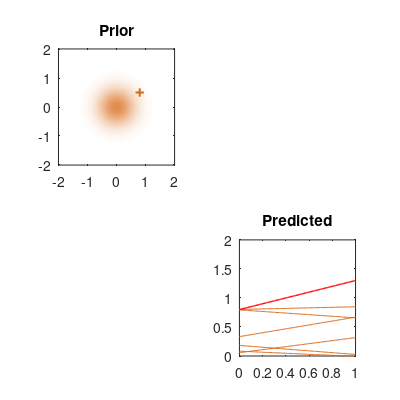
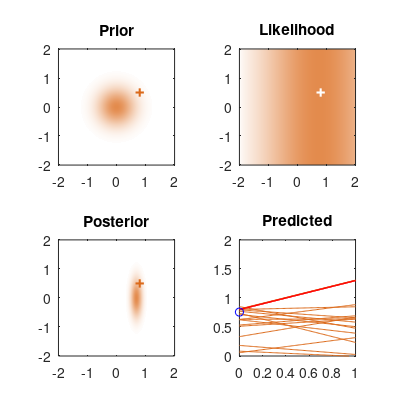
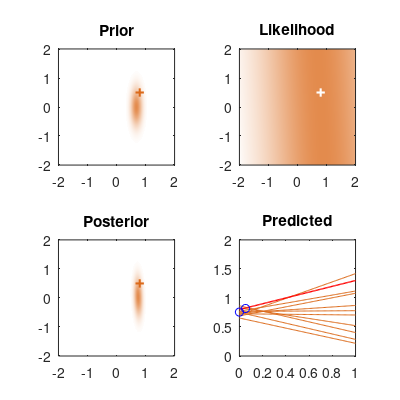
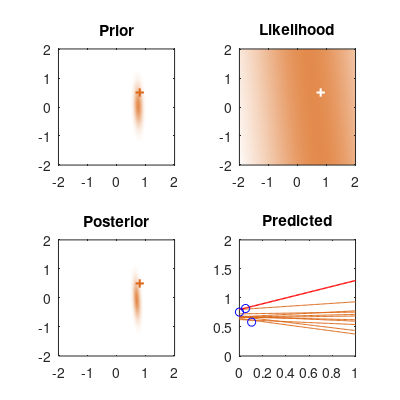

These figures' MATLAB source, in order:
clear; close all;
mkdir([mfilename,'/']);
%% figure colors
% the standard gauss plot, using the nonlinear dataset
% Philipp Hennig, 11 Dec 2012
dgr = [239,125,45]/255-20/255; % color [0,125,122]
dre = [119,154,171]/255-50/255; % color [130,0,0]
lightdgr = [1,1,1] - 0.5 * ([1,1,1] - dgr);
lightdre = [1,1,1] - 0.5 * ([1,1,1] - dre);
dgr2white = bsxfun(@minus,[1,1,1],bsxfun(@times,(linspace(0,.6,2024)').^0.5,[1,1,1]-dgr));
dre2white = bsxfun(@minus,[1,1,1],bsxfun(@times,(linspace(0,.6,2024)').^0.5,[1,1,1]-dre));

%% dataset
ns = 20; 
x = linspace(0,1,ns)';
%y = @(x) sin(2*pi*x);
w2 = 0.5; w1 = 0.8;
y = @(x) w2*x + w1;
e = .2*randn(size(x));
t = y(x) + e;
gaussmf = @(x,params) (exp(-(x-params(2)).^2/(2*params(1))));

style = ['scale=0.075\linewidth,'...
                       'legend style={nodes={scale=0.5, transform shape}},',...
                       ];                  
%% prior
M = 2;
alpha = .1;
beta = 1/.01;

MuPrior = zeros(1,M)'; SigmaPrior = alpha\eye(M);

phi = @(x)(bsxfun(@power,x,0:M-1)); % Phi function
phix = phi(x); % design matrix
%f1 = figure('units','normalized','outerposition',[0 0 1 1]);% f2 = figure('Position',[501 100 500 400]);
f1 = figure; colormap(dgr2white);% f2 = figure('Position',[501 100 500 400]);
pbaspect([1 1 1]);
%f3 = figure;


for i=1:length(t)
    clf;
    if i == 1
        x1 = -2:.005:2; x2 = x1;
        [X1,X2] = meshgrid(x1,x2);
        F = mvnpdf([X1(:) X2(:)],MuPrior',inv(SigmaPrior));
        F = reshape(F,length(x2),length(x1));
        %figure(f2); clf;
        subplot(2,2,1); imagesc(x1,x2,F);set(gca,'YDir','normal'); hold on; plot(w1,w2,'+',...
            'LineWidth',1.5,'Color',dgr);
        W = mvnrnd(MuPrior',inv(SigmaPrior),10); pbaspect([1 1 1]); title('Prior'); 
        
        xx = linspace(0,1,100);
        yt = W(:,2)*xx + W(:,1);
        %figure(f1); clf;
        subplot(2,2,4); plot(xx,yt,'Color',dgr); hold on; plot(xx,y(xx),'r','LineWidth',1); title('Predicted'); xlim([0 1]); ylim([0 2]);
        pbaspect([1 1 1]); pause;
        set(gcf,'Units','inches');
        screenposition = get(gcf,'Position');
        set(gcf,...
            'PaperPosition',2*[0 0 2 2],...
            'PaperSize',2*[2 2]);
        print([mfilename,'/',mfilename,'_','frame_',num2str(0)],'-dpdf');
    end
    
    if i ~= 1
        F = mvnpdf([X1(:) X2(:)],MuPost',inv(SigmaPost));
        F = reshape(F,length(x2),length(x1));
        %figure(f2); clf;
        subplot(2,2,1); imagesc(x1,x2,F); set(gca,'YDir','normal'); hold on; plot(w1,w2,'+',...
            'LineWidth',1.5,'Color',dgr);
        pbaspect([1 1 1]);title('Prior');
        %figure(f3); clf;
    end
    
    SigmaPost = SigmaPrior + beta*(phix(1:i,:)'*phix(1:i,:));
    MuPost = SigmaPost\(SigmaPrior\MuPrior + beta*phix(1:i,:)'*t(1:i));
    MuPrior = MuPost;

    W = mvnrnd(MuPost',inv(SigmaPost),10);
    
    xx = linspace(0,1,100);
    yt = W(:,2)*xx + W(:,1);
    %figure(f1); clf;
    subplot(2,2,4); plot(xx,yt,'Color',dgr); hold on; plot(xx,y(xx),'r','LineWidth',1); hold on; plot(x(1:i),t(1:i),'bo'); xlim([0 1]); ylim([0 2]);
    pbaspect([1 1 1]); title('Predicted');
    
    F = mvnpdf([X1(:) X2(:)],MuPost',inv(SigmaPost));
    F = reshape(F,length(x2),length(x1));
    %figure(f2); clf;
    subplot(2,2,3); imagesc(x1,x2,F); set(gca,'YDir','normal'); hold on; plot(w1,w2,'+',...
            'LineWidth',1.5,'Color',dgr);
    pbaspect([1 1 1]);title('Posterior');
    %figure(f3); clf; 
    
    lkhd = [X1(:) X2(:)]*phix(i,:)'; lkhd = (sqrt(2*pi)*beta)\gaussmf(lkhd(:),[1 t(i)]);
    lkhd = reshape(lkhd,length(x2),length(x1));
    subplot(2,2,2); imagesc(x1,x2,lkhd); set(gca,'YDir','normal'); hold on; plot(w1,w2,'w+','LineWidth',1.5);
    pbaspect([1 1 1]); title('Likelihood'); %pause(0.5);
    
    if i == 1
        %pause;
    end
%     matlab2tikz([mfilename,'/',mfilename,'_','frame_',num2str(i),'.tex'],'width','0.075\linewidth',...
%         'showInfo', false,'extraaxisoptions', style);
    set(gcf,'Units','inches');
    screenposition = get(gcf,'Position');
    set(gcf,...
        'PaperPosition',2*[0 0 2 2],...
        'PaperSize',2*[2 2]);
    print([mfilename,'/',mfilename,'_','frame_',num2str(i)],'-dpdf');
end